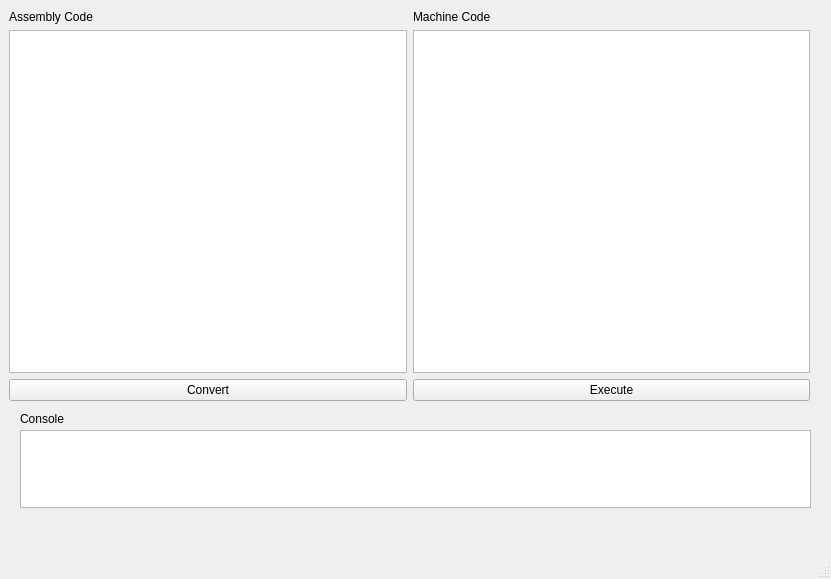
<?xml version="1.0" encoding="UTF-8"?>
<ui version="4.0">
 <class>AssemBER</class>
 <widget class="QMainWindow" name="AssemBER">
  <property name="geometry">
   <rect>
    <x>0</x>
    <y>0</y>
    <width>831</width>
    <height>579</height>
   </rect>
  </property>
  <property name="windowTitle">
   <string>AssemBER</string>
  </property>
  <widget class="QWidget" name="centralwidget">
   <widget class="QTextEdit" name="textEdit">
    <property name="geometry">
     <rect>
      <x>20</x>
      <y>430</y>
      <width>791</width>
      <height>78</height>
     </rect>
    </property>
   </widget>
   <widget class="QLabel" name="label_2">
    <property name="geometry">
     <rect>
      <x>20</x>
      <y>410</y>
      <width>66</width>
      <height>17</height>
     </rect>
    </property>
    <property name="text">
     <string>Console</string>
    </property>
   </widget>
   <widget class="QWidget" name="">
    <property name="geometry">
     <rect>
      <x>9</x>
      <y>10</y>
      <width>801</width>
      <height>391</height>
     </rect>
    </property>
    <layout class="QGridLayout" name="gridLayout">
     <item row="0" column="1">
      <widget class="QLabel" name="label">
       <property name="text">
        <string>Machine Code</string>
       </property>
      </widget>
     </item>
     <item row="2" column="0">
      <widget class="QPushButton" name="convertasm">
       <property name="text">
        <string>Convert</string>
       </property>
      </widget>
     </item>
     <item row="2" column="1">
      <widget class="QPushButton" name="executemle">
       <property name="text">
        <string>Execute</string>
       </property>
      </widget>
     </item>
     <item row="0" column="0">
      <widget class="QLabel" name="asmlabel">
       <property name="text">
        <string>Assembly Code</string>
       </property>
      </widget>
     </item>
     <item row="1" column="0">
      <widget class="QTextEdit" name="asmtextedit"/>
     </item>
     <item row="1" column="1">
      <widget class="QTextEdit" name="mlecode"/>
     </item>
    </layout>
   </widget>
   <zorder>asmtextedit</zorder>
   <zorder>asmlabel</zorder>
   <zorder>label</zorder>
   <zorder>mlecode</zorder>
   <zorder>convertasm</zorder>
   <zorder>executemle</zorder>
   <zorder>textEdit</zorder>
   <zorder>label_2</zorder>
   <zorder>asmtextedit</zorder>
   <zorder>asmlabel</zorder>
  </widget>
  <widget class="QMenuBar" name="menubar">
   <property name="geometry">
    <rect>
     <x>0</x>
     <y>0</y>
     <width>831</width>
     <height>25</height>
    </rect>
   </property>
  </widget>
  <widget class="QStatusBar" name="statusbar"/>
 </widget>
 <resources/>
 <connections/>
</ui>
